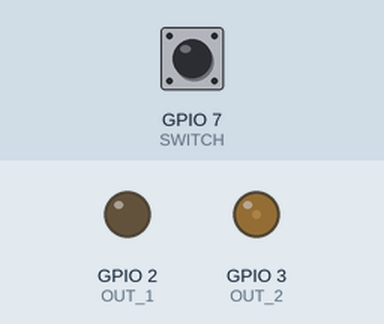
Recording of a program running on a simulated Raspberry Pi (BCM pin numbers). On the bench: output pins drawn as LEDs (lit = HIGH). The test bench sets the inputs (shaded band); at power-on: GPIO 7 (SWITCH) HIGH. What the program prints to the terminal is not drawn.

Above: at 2.25 s.
2.3 s: GPIO 7 (SWITCH) pulled LOW for 0.15 s
At 2.45 s:
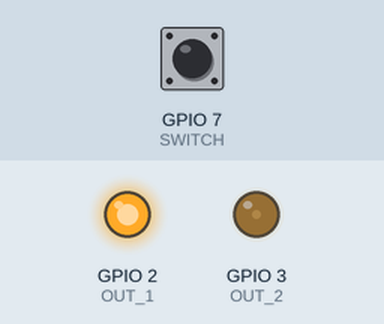
5.3 s: GPIO 7 (SWITCH) pulled LOW for 1 s
At 5.45 s:
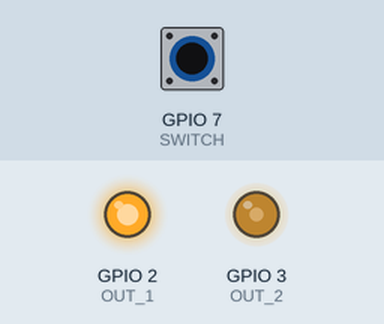
8.3 s: GPIO 7 (SWITCH) pulled LOW for 3.2 s
At 8.45 s:
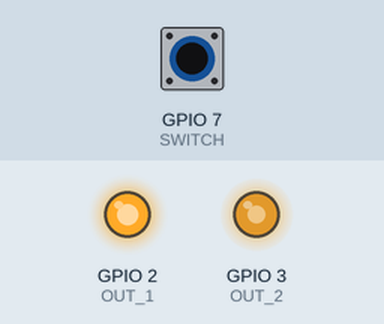
Timing chart, 0 to 19.0 s (numbered marks = the images above; inputs shaded):
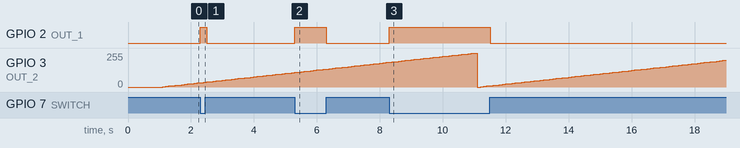

Measured:
- after the input at 2.3 s, GPIO 2 (OUT_1): LOW → HIGH at once, → LOW 0.20 s later
- after the input at 5.3 s, GPIO 2 (OUT_1): LOW → HIGH at once, → LOW 1.0 s later
- after the input at 8.3 s, GPIO 2 (OUT_1): LOW → HIGH at once, → LOW 3.2 s later

The program:

main.py
```python
#!!AUM!!
#Author: Raviprakash Janu

import RPi.GPIO as GPIO
import time
import sys

OUT_1   = 2
OUT_2   = 3
SWITCH  = 7
HIGH    = GPIO.HIGH
LOW     = GPIO.LOW

class main:
    def setup(self):
        print ('Project Init')
        GPIO.setmode(GPIO.BCM)       # Use BCM GPIO numbers
        GPIO.setwarnings(False)

        GPIO.setup(SWITCH, GPIO.IN, pull_up_down = GPIO.PUD_UP)
        GPIO.setup(OUT_1, GPIO.OUT)
        GPIO.setup(OUT_2, GPIO.OUT)

        GPIO.output(OUT_1,LOW)
        self.pwm_out = GPIO.PWM(OUT_2,100)
        self.pwm_out.start(0)

        time.sleep(1)

    def loop(self):
        print ('Project MainLoop')
        timer = 0
        while True:
            if GPIO.input(SWITCH) == False:
                GPIO.output(OUT_1, HIGH)
            else:
                GPIO.output(OUT_1, LOW)

            self.pwm_out.ChangeDutyCycle(timer)

            timer = timer + 1
            if timer > 100:
                timer = 0
            time.sleep(0.1)


    def end(self):
        print ('Project End')
        self.pwm_out.stop()
        GPIO.output(OUT_1, LOW)
        GPIO.cleanup()


rpi = main()
rpi.setup()
try:
    rpi.loop()
except KeyboardInterrupt:
    rpi.end()
```
